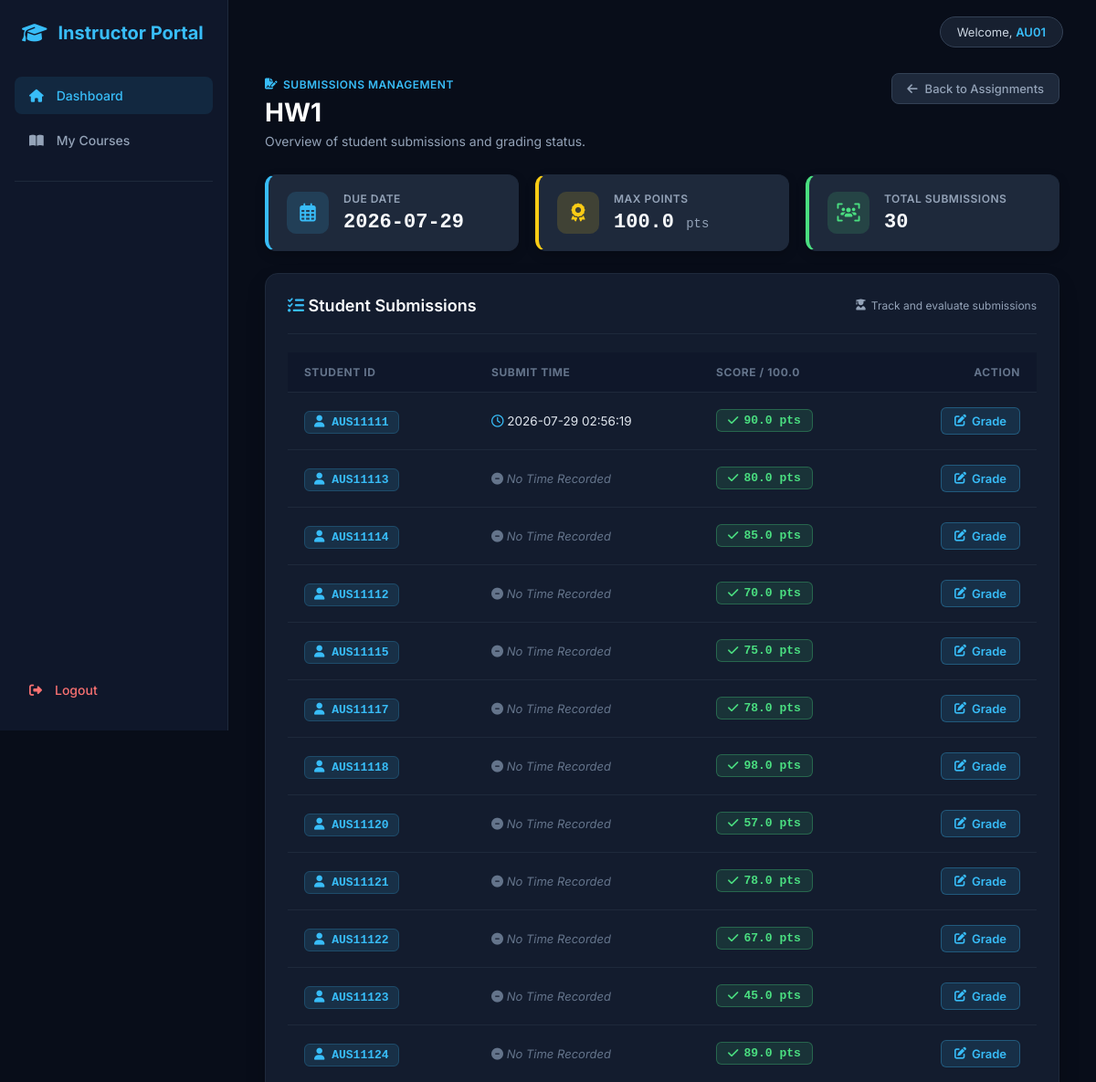
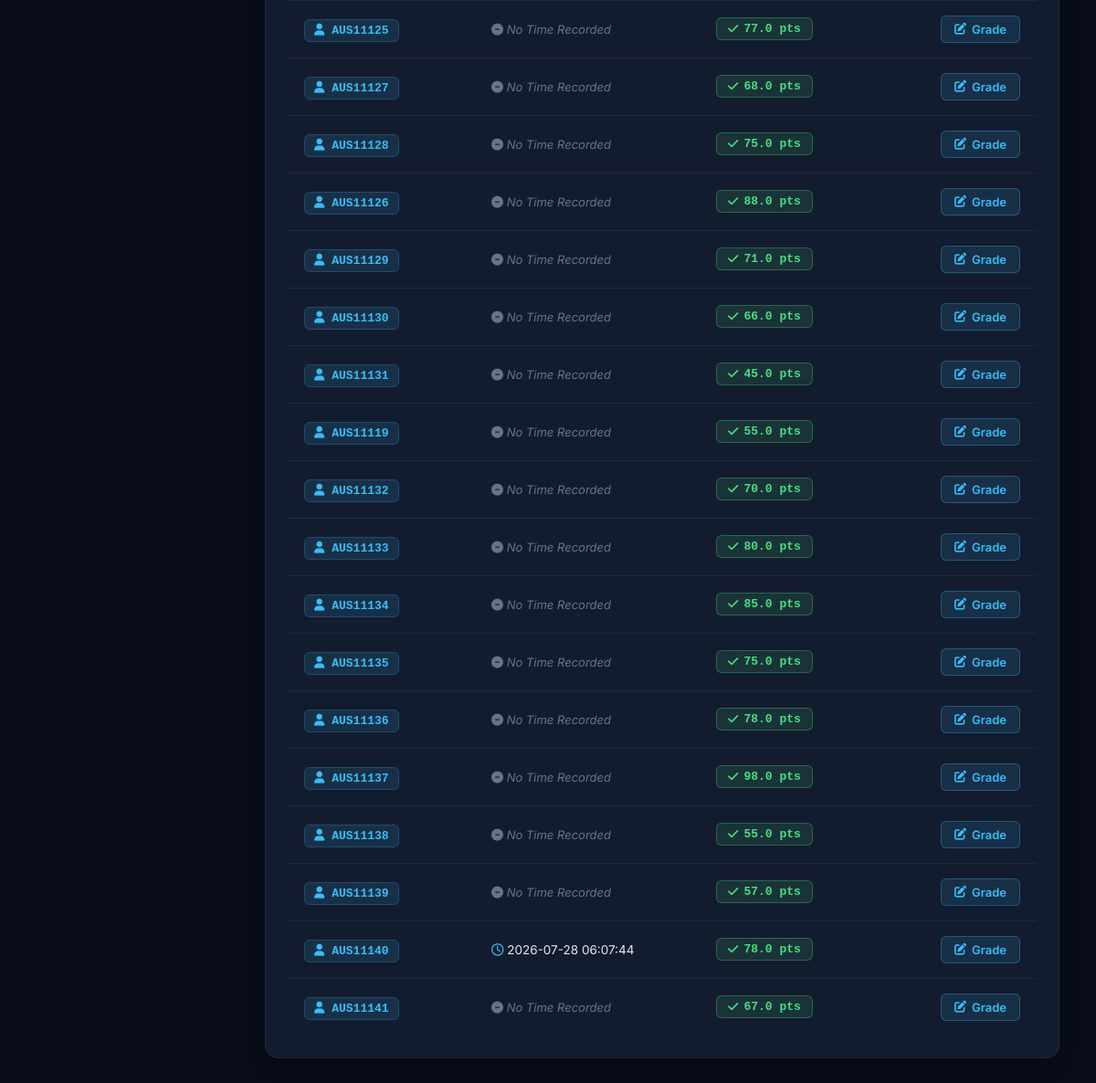
The page /assignment/5 (signed in) on the database its author committed (2 pictures, top to bottom).
### tables this page shows
CREATE TABLE assignments(

    assignment_id INTEGER PRIMARY KEY AUTOINCREMENT,

    course_id TEXT NOT NULL,

    assignment_name TEXT NOT NULL,

    assignment_type TEXT NOT NULL,

    description TEXT,

    due_date DATE,

    max_points REAL,

    created_at DATETIME DEFAULT CURRENT_TIMESTAMP,

    FOREIGN KEY(course_id)
    REFERENCES courses(course_id));

CREATE TABLE assignment_submissions(

    submission_id INTEGER PRIMARY KEY AUTOINCREMENT,

    assignment_id INTEGER NOT NULL,

    student_id TEXT NOT NULL,

    course_id TEXT NOT NULL,

    submit_time DATETIME,

    file_name TEXT,

    file_path TEXT,

    score REAL,

    feedback TEXT,

    status TEXT DEFAULT 'Not Submitted',

    attempt INTEGER DEFAULT 1,

    FOREIGN KEY(assignment_id)
        REFERENCES assignments(assignment_id),

    FOREIGN KEY(student_id)
        REFERENCES students(student_id),

    FOREIGN KEY(course_id)
        REFERENCES courses(course_id),
    UNIQUE(
        assignment_id,
        student_id
    )
);

CREATE TABLE students(
        student_id TEXT PRIMARY KEY,
        name TEXT,
        email TEXT,
        major TEXT
    );

### instructor.py (the view)
@instructor_bp.route(
"/assignment/<int:assignment_id>"
)
@login_required
@instructor_required
def assignment_detail(assignment_id):
    assignment=get_assignment(
        assignment_id
    )
    submissions=get_submissions(
        assignment_id
    )
    return render_template(
        "instructor_page/assignment_detail.html",
        assignment=assignment,
        submissions=submissions
    )

### decorator.py (called while the page is built)
def login_required(f):
    @wraps(f)
    def wrapper(*args,**kwargs):
        if "username" not in session:
            return redirect(
                url_for("auth.login")
            )
        return f(*args,**kwargs)
    return wrapper

def instructor_required(f):
    @wraps(f)
    def wrapper(*args,**kwargs):
        if session.get("role")!="instructor":
            return redirect(
                url_for("auth.login")
            )
        return f(*args,**kwargs)
    return wrapper

### instructor_logic.py (called while the page is built)
def get_connection():
    conn = sqlite3.connect(DATABASE)
    conn.row_factory = sqlite3.Row
    return conn

def get_assignment(assignment_id):
    conn=get_connection()
    cursor=conn.cursor()
    cursor.execute("""

        SELECT *

        FROM assignments

        WHERE assignment_id=?

    """,(assignment_id,))
    assignment=cursor.fetchone()
    conn.close()
    return assignment

def get_submissions(assignment_id):
    conn=get_connection()
    conn.row_factory=sqlite3.Row
    cursor=conn.cursor()
    cursor.execute("""

        SELECT

            s.student_id,

            s.name,

            sub.*

        FROM assignment_submissions sub

        JOIN students s

        ON sub.student_id=s.student_id

        WHERE sub.assignment_id=?

        ORDER BY s.name

    """,(assignment_id,))
    data=cursor.fetchall()
    conn.close()
    return data

### templates/instructor_page/assignment_detail.html (shortened to what this page needs)
{% extends "base/instructor_base.html" %}
{% block content %}
<div class="submissions-container">
    <div class="page-header flex-between">
        <div>
            <span class="badge-tag">
                <i class="fa-solid fa-file-signature"></i> Submissions Management
            </span>
            <h1 class="page-title">{{ assignment.assignment_name }}</h1>
            <p class="page-subtitle">Overview of student submissions and grading status.</p>
        </div>
        <a href="javascript:history.back()" class="btn-back">
            <i class="fa-solid fa-arrow-left"></i> Back to Assignments
        </a>
    </div>
    <div class="info-cards-grid mb-24">
        <div class="stat-card border-info">
            <div class="stat-icon bg-info-soft">
                <i class="fa-regular fa-calendar-days"></i>
            </div>
            <div class="stat-details">
                <span class="stat-label">Due Date</span>
                <h3 class="stat-value-text">
                    {% if assignment.due_date and assignment.due_date != 'None' %}
                        {{ assignment.due_date }}
                    {% else %}
                        N/A
                    {% endif %}
                </h3>
            </div>
        </div>
        <div class="stat-card border-warning">
            <div class="stat-icon bg-warning-soft">
                <i class="fa-solid fa-award"></i>
            </div>
            <div class="stat-details">
                <span class="stat-label">Max Points</span>
                <h3 class="stat-value-text">{{ assignment.max_points }} <span class="unit-text">pts</span></h3>
            </div>
        </div>
        <div class="stat-card border-success">
            <div class="stat-icon bg-success-soft">
                <i class="fa-solid fa-users-viewfinder"></i>
            </div>
            <div class="stat-details">
                <span class="stat-label">Total Submissions</span>
                <h3 class="stat-value-text">{{ submissions|length }}</h3>
            </div>
        </div>
    </div>
    <div class="panel-card">
        <div class="panel-header">
            <div class="panel-title-group">
                <h2><i class="fa-solid fa-list-check icon-cyan"></i> Student Submissions</h2>
            </div>
            <span class="weight-note"><i class="fa-solid fa-user-graduate"></i> Track and evaluate submissions</span>
        </div>
        <div class="table-responsive">
            <table class="custom-table">
                <thead>
                    <tr>
                        <th style="width: 25%;">Student ID</th>
                        <th style="width: 30%;">Submit Time</th>
                        <th style="width: 25%;">Score / {{ assignment.max_points }}</th>
                        <th style="width: 20%; text-align: right;">Action</th>
                    </tr>
                </thead>
                <tbody>
                    {% for submission in submissions %}
                    <tr>
                        <td>
                            <span class="course-id-badge">
                                <i class="fa-solid fa-user"></i> {{ submission.student_id }}
                            </span>
                        </td>
                        <td>
                            {% if submission.submit_time and submission.submit_time != 'None' %}
                                <span class="submit-time-text">
                                    <i class="fa-regular fa-clock text-info"></i> {{ submission.submit_time }}
                                </span>
                            {% else %}
                                <span class="text-muted-tag">
                                    <i class="fa-solid fa-circle-minus"></i> No Time Recorded
                                </span>
                            {% endif %}
                        </td>
                        <td>
                            {% if submission.score is not none and submission.score != 'None' and submission.score != '' %}
                                <span class="score-display badge-graded">
                                    <i class="fa-solid fa-check"></i> {{ submission.score }} pts
                                </span>
                            {% else %}
                                <span class="score-display badge-ungraded">
                                    <i class="fa-solid fa-hourglass-half"></i> Ungraded
                                </span>
                            {% endif %}
                        </td>
                        <td style="text-align: right;">
                            <a href="{{ url_for('instructor.grade_submission_page', submission_id=submission.submission_id) }}" class="btn-action-grade">
                                <i class="fa-solid fa-pen-to-square"></i> Grade
                            </a>
                        </td>
                    </tr>
                    {% endfor %}
                </tbody>
            </table>
        </div>
    </div>
</div>
{% endblock %}

### rows shown on the page
assignments: assignment_name "HW1", due_date "2026-07-29", max_points "100.0"
assignment_submissions: student_id "AUS11111", submit_time "2026-07-29 02:56:19", score "90.0"
assignment_submissions: student_id "AUS11113", shows "No Time Recorded", score "80.0"
assignment_submissions: student_id "AUS11114", shows "No Time Recorded", score "85.0"
assignment_submissions: student_id "AUS11112", shows "No Time Recorded", score "70.0"
assignment_submissions: student_id "AUS11115", shows "No Time Recorded", score "75.0"
assignment_submissions: student_id "AUS11117", shows "No Time Recorded", score "78.0"
assignment_submissions: student_id "AUS11118", shows "No Time Recorded", score "98.0"
assignment_submissions: student_id "AUS11120", shows "No Time Recorded", score "57.0"
assignment_submissions: student_id "AUS11121", shows "No Time Recorded", score "78.0"
assignment_submissions: student_id "AUS11122", shows "No Time Recorded", score "67.0"
assignment_submissions: student_id "AUS11123", shows "No Time Recorded", score "45.0"
assignment_submissions: student_id "AUS11124", shows "No Time Recorded", score "89.0"
assignment_submissions: student_id "AUS11125", shows "No Time Recorded", score "77.0"
assignment_submissions: student_id "AUS11127", shows "No Time Recorded", score "68.0"
assignment_submissions: student_id "AUS11128", shows "No Time Recorded", score "75.0"
assignment_submissions: student_id "AUS11126", shows "No Time Recorded", score "88.0"
assignment_submissions: student_id "AUS11129", shows "No Time Recorded", score "71.0"
assignment_submissions: student_id "AUS11130", shows "No Time Recorded", score "66.0"
assignment_submissions: student_id "AUS11131", shows "No Time Recorded", score "45.0"
assignment_submissions: student_id "AUS11119", shows "No Time Recorded", score "55.0"
assignment_submissions: student_id "AUS11132", shows "No Time Recorded", score "70.0"
assignment_submissions: student_id "AUS11133", shows "No Time Recorded", score "80.0"
assignment_submissions: student_id "AUS11134", shows "No Time Recorded", score "85.0"
assignment_submissions: student_id "AUS11135", shows "No Time Recorded", score "75.0"
assignment_submissions: student_id "AUS11136", shows "No Time Recorded", score "78.0"
assignment_submissions: student_id "AUS11137", shows "No Time Recorded", score "98.0"
assignment_submissions: student_id "AUS11138", shows "No Time Recorded", score "55.0"
assignment_submissions: student_id "AUS11139", shows "No Time Recorded", score "57.0"
assignment_submissions: student_id "AUS11140", submit_time "2026-07-28 06:07:44", score "78.0"
assignment_submissions: student_id "AUS11141", shows "No Time Recorded", score "67.0"

### other values the page prints
{{ session["username"] }} "AU01"
{{ submissions|length }} "30"
